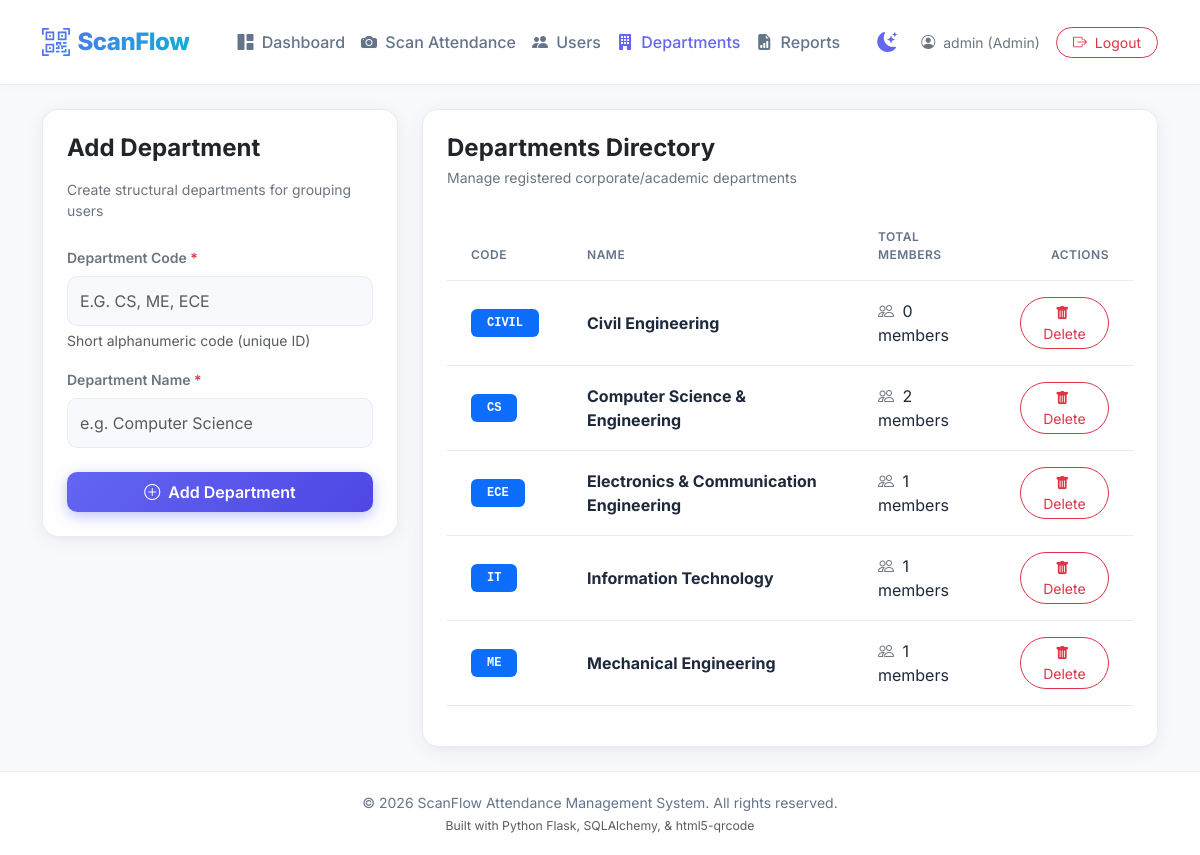
The app's page /departments (signed in) with its own data.
### models/department.py (models this page shows, shortened)
class Department(db.Model):
    __tablename__ = 'departments'
    id = db.Column(db.Integer, primary_key=True)
    code = db.Column(db.String(20), unique=True, nullable=False, index=True)
    name = db.Column(db.String(100), nullable=False)
    created_at = db.Column(db.DateTime, default=datetime.utcnow)
    users = db.relationship('User', backref='department', lazy=True, cascade="all, delete-orphan")

### routes/department.py (the view, shortened to what this page needs)
@department_bp.route('/departments', methods=['GET', 'POST'])
@login_required
def index():
    departments = Department.query.order_by(Department.code).all()
    return render_template('departments.html', departments=departments)

### routes/auth.py (called while the page is built)
def login_required(f):
    @wraps(f)
    def decorated_function(*args, **kwargs):
        if 'admin_id' not in session:
            flash('Please log in to access this page.', 'warning')
            return redirect(url_for('auth.login'))
        return f(*args, **kwargs)
    return decorated_function

### templates/departments.html (shortened to what this page needs)
{% extends "base.html" %}
{% block content %}
<div class="row g-4">
    <div class="col-lg-4 animate__animated animate__fadeInLeft">
        <div class="card glass-card p-4">
            <h4 class="fw-bold mb-3">Add Department</h4>
            <p class="text-secondary small mb-4">Create structural departments for grouping users</p>
            <form action="{{ url_for('department.index') }}" method="POST">
                <div class="mb-3">
                    <label for="code" class="form-label text-secondary small fw-semibold">Department Code <span class="text-danger">*</span></label>
                    <input type="text"
                           class="form-control form-control-custom text-uppercase"
                           id="code"
                           name="code"
                           placeholder="e.g. CS, ME, ECE"
                           required>
                    <div class="form-text small">Short alphanumeric code (unique ID)</div>
                </div>
                <div class="mb-4">
                    <label for="name" class="form-label text-secondary small fw-semibold">Department Name <span class="text-danger">*</span></label>
                    <input type="text"
                           class="form-control form-control-custom"
                           id="name"
                           name="name"
                           placeholder="e.g. Computer Science"
                           required>
                </div>
                <button type="submit" class="btn btn-primary-custom w-100 py-2">
                    <i class="bi bi-plus-circle me-1"></i> Add Department
                </button>
            </form>
        </div>
    </div>
    <div class="col-lg-8 animate__animated animate__fadeInRight">
        <div class="card glass-card p-4 h-100">
            <h4 class="fw-bold mb-1">Departments Directory</h4>
            <p class="text-secondary small mb-4">Manage registered corporate/academic departments</p>
            <div class="table-responsive">
                <table class="table table-custom align-middle">
                    <thead>
                        <tr>
                            <th>Code</th>
                            <th>Name</th>
                            <th>Total Members</th>
                            <th class="text-end">Actions</th>
                        </tr>
                    </thead>
                    <tbody>
                        {% if departments %}
                            {% for dept in departments %}
                                <tr>
                                    <td><span class="badge bg-primary px-3 py-2 font-monospace">{{ dept.code }}</span></td>
                                    <td><span class="fw-bold">{{ dept.name }}</span></td>
                                    <td>
                                        <i class="bi bi-people text-secondary me-1"></i> {{ dept.users | length }} members
                                    </td>
                                    <td class="text-end">
                                        <form action="{{ url_for('department.delete', dept_id=dept.id) }}" method="POST" class="d-inline" onsubmit="return confirm('Are you sure you want to delete department &quot;{{ dept.name }}&quot;? This will remove all users registered in this department.');">
                                            <button type="submit" class="btn btn-outline-danger btn-sm rounded-pill px-3">
                                                <i class="bi bi-trash-fill me-1"></i> Delete
                                            </button>
                                        </form>
                                    </td>
                                </tr>
                            {% endfor %}
                        {% endif %}
                    </tbody>
                </table>
            </div>
        </div>
    </div>
</div>
{% endblock %}

### static/css/style.css (style rules this page uses)
:root { --font-primary: 'Inter', sans-serif; --bg-primary: #f8f9fc; --bg-secondary: #ffffff; --bg-card: rgba(255, 255, 255, 0.85); --border-color: rgba(226, 232, 240, 0.8); --text-primary: #1e293b; --text-secondary: #64748b; --primary-color: #6366f1; --primary-hover: #4f46e5; --accent-color: #06b6d4; --success-color: #10b981; --warning-color: #f59e0b; --danger-color: #ef4444; --card-shadow: 0 4px 20px -2px rgba(50, 50, 93, 0.08), 0 2px 8px -1px rgba(0, 0, 0, 0.04); --glass-blur: blur(8px); }
* { box-sizing: border-box; margin: 0; padding: 0; }
body { font-family: var(--font-primary); background-color: var(--bg-primary); color: var(--text-primary); min-height: 100vh; transition: background-color 0.3s ease, color 0.3s ease; display: flex; flex-direction: column; }
.glass-card { background: var(--bg-card); backdrop-filter: var(--glass-blur); -webkit-backdrop-filter: var(--glass-blur); border: 1px solid var(--border-color); border-radius: 16px; box-shadow: var(--card-shadow); transition: transform 0.3s cubic-bezier(0.34, 1.56, 0.64, 1), box-shadow 0.3s ease; }
.btn-primary-custom { background: linear-gradient(135deg, var(--primary-color), var(--primary-hover)); border: none; color: #ffffff; font-weight: 600; border-radius: 10px; padding: 10px 24px; box-shadow: 0 4px 14px rgba(99, 102, 241, 0.4); transition: all 0.2s ease; }
.form-control-custom { background-color: var(--bg-primary); border: 1px solid var(--border-color); border-radius: 10px; padding: 12px; color: var(--text-primary) !important; transition: border-color 0.2s ease, box-shadow 0.2s ease; }
.table-custom { background-color: transparent !important; }
.table-custom th { background-color: var(--bg-secondary); color: var(--text-secondary); font-weight: 600; text-transform: uppercase; font-size: 0.75rem; letter-spacing: 0.5px; border-bottom: 1px solid var(--border-color) !important; padding: 16px 24px; }
.table-custom td { padding: 16px 24px; vertical-align: middle; color: var(--text-primary); border-bottom: 1px solid var(--border-color); }
.table-custom tr { transition: background-color 0.2s ease; }

### records on screen
Department: code "CIVIL", name "Civil Engineering", users|length "0"
Department: code "CS", name "Computer Science & Engineering", users|length "2"
Department: code "ECE", name "Electronics & Communication Engineering", users|length "1"
Department: code "IT", name "Information Technology", users|length "1"
Department: code "ME", name "Mechanical Engineering", users|length "1"

### other values on screen
{{ current_user }} "admin"
